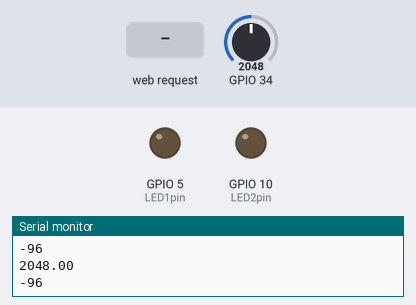
A sketch run on a simulated ESP32-S3. On the bench: output pins drawn as LEDs (lit = HIGH), the last lines printed to the serial monitor. The test bench sets the inputs (shaded band); at power-on: GPIO 34 = 2048.

Above: at 1.3 s.
1.4 s: HTTP request GET /led1on received
At 2.8 s:
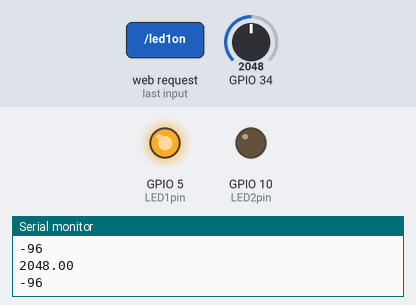
3.1 s: HTTP request GET /led2on received
At 4.1 s:
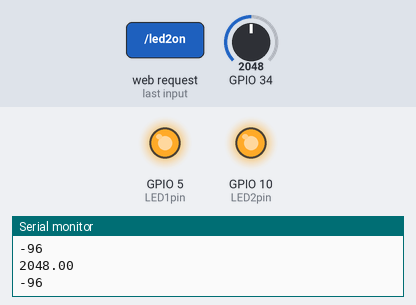
4.6 s: HTTP request GET /led1off received
At 5.4 s:
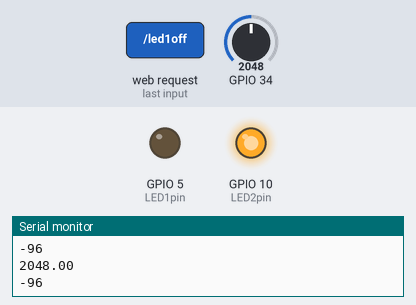
6.1 s: HTTP request GET /led2off received
At 6.6 s:
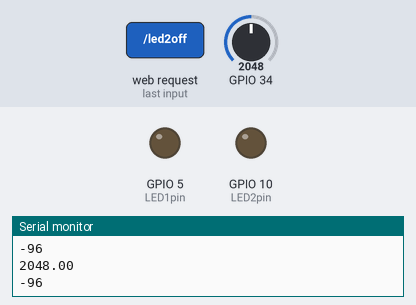
Timing chart, 0 to 8.6 s (numbered marks = the images above; inputs shaded):
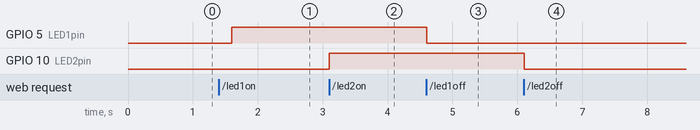

The sketch:

main.ino
```cpp
#include <WiFi.h>
#include <WebServer.h>

/* Put your SSID & Password */
const char* ssid = "water";  // Enter SSID here
const char* password = "12345678";  //Enter Password here

/* Put IP Address details */
IPAddress local_ip(192, 168, 1, 1);
IPAddress gateway(192, 168, 1, 1);
IPAddress subnet(255, 255, 255, 0);

WebServer server(80);

uint8_t LED1pin = 5;
bool LED1status = LOW;

uint8_t LED2pin = 10;
bool LED2status = LOW;
float soilValue = 0.0;
const int AirValue = 3100;   //you need to replace this value with Value_1
const int WaterValue = 4195;  //you need to replace this value with Value_2
int soilmoisturepercent = 0;

void setup() {
  Serial.begin(115200);
  pinMode(LED1pin, OUTPUT);
  pinMode(LED2pin, OUTPUT);

  WiFi.softAP(ssid, password);
  WiFi.softAPConfig(local_ip, gateway, subnet);
  delay(100);

  server.on("/", handle_OnConnect);
  server.on("/led1on", handle_led1on);
  server.on("/led1off", handle_led1off);
  server.on("/led2on", handle_led2on);
  server.on("/led2off", handle_led2off);
  server.onNotFound(handle_NotFound);

  server.begin();
  Serial.println("HTTP server started");
}
void loop() {
  server.handleClient();
  if (LED1status)
  {
    digitalWrite(LED1pin, HIGH);
  }
  else
  {
    digitalWrite(LED1pin, LOW);
  }

  if (LED2status)
  {
    digitalWrite(LED2pin, HIGH);
  }
  else
  {
    digitalWrite(LED2pin, LOW);
  }

  soilValue = analogRead(34);
  Serial.println(soilValue);
  soilmoisturepercent = map(soilValue, AirValue, WaterValue, 0, 100);
  Serial.println(soilmoisturepercent);

  delay(300);
}

void handle_OnConnect() {
  LED1status = LOW;
  LED2status = LOW;
  Serial.println("GPIO4 Status: OFF | GPIO5 Status: OFF");
  server.send(200, "text/html", SendHTML(LED1status, LED2status));
}

void handle_led1on() {
  LED1status = HIGH;
  Serial.println("GPIO4 Status: ON");
  server.send(200, "text/html", SendHTML(true, LED2status));
}

void handle_led1off() {
  LED1status = LOW;
  Serial.println("GPIO4 Status: OFF");
  server.send(200, "text/html", SendHTML(false, LED2status));
}

void handle_led2on() {
  LED2status = HIGH;
  Serial.println("GPIO5 Status: ON");
  server.send(200, "text/html", SendHTML(LED1status, true));
}

void handle_led2off() {
  LED2status = LOW;
  Serial.println("GPIO5 Status: OFF");
  server.send(200, "text/html", SendHTML(LED1status, false));
}

void handle_NotFound() {
  server.send(404, "text/plain", "Not found");
}

String SendHTML(uint8_t led1stat, uint8_t led2stat) {
  String ptr = "<!DOCTYPE html> <html>\n";
  ptr += "<head><meta name=\"viewport\" content=\"width=device-width, initial-scale=1.0, user-scalable=no\">\n";
  ptr += "<title>LED Control</title>\n";
  ptr += "<style>html { font-family: Helvetica; display: inline-block; margin: 0px auto; text-align: center;}\n";
  ptr += "body{margin-top: 50px;} h1 {color: #444444;margin: 50px auto 30px;} h3 {color: #444444;margin-bottom: 50px;}\n";
  ptr += ".button {display: block;width: 80px;background-color: #3498db;border: none;color: white;padding: 13px 30px;text-decoration: none;font-size: 25px;margin: 0px auto 35px;cursor: pointer;border-radius: 4px;}\n";
  ptr += ".button-on {background-color: #3498db;}\n";
  ptr += ".button-on:active {background-color: #2980b9;}\n";
  ptr += ".button-off {background-color: #34495e;}\n";
  ptr += ".button-off:active {background-color: #2c3e50;}\n";
  ptr += "p {font-size: 14px;color: #888;margin-bottom: 10px;}\n";
  ptr += "</style>\n";
  ptr += "</head>\n";
  ptr += "<body>\n";
  ptr += "<h1>ESP32 Web Server</h1>\n";
  ptr += "<h3>Soil humidity: " + String(soilmoisturepercent) + "% " + "Analog: " + String(soilValue) + "</h3>\n";

  if (led1stat)
  {
    ptr += "<p>Pump1 Status: ON</p><a class=\"button button-off\" href=\"/led1off\">OFF</a>\n";
  }
  else
  {
    ptr += "<p>Pump1 Status: OFF</p><a class=\"button button-on\" href=\"/led1on\">ON</a>\n";
  }

  if (led2stat)
  {
    ptr += "<p>LED2 Status: ON</p><a class=\"button button-off\" href=\"/led2off\">OFF</a>\n";
  }
  else
  {
    ptr += "<p>LED2 Status: OFF</p><a class=\"button button-on\" href=\"/led2on\">ON</a>\n";
  }

  ptr += "</body>\n";
  ptr += "</html>\n";
  return ptr;
}
```

Measured:
- after the input at 1.4 s, GPIO 5 (LED1pin): LOW → HIGH after 0.20 s
- after the input at 3.1 s, GPIO 10 (LED2pin): LOW → HIGH at once
- after the input at 4.6 s, GPIO 5 (LED1pin): HIGH → LOW at once
- after the input at 6.1 s, GPIO 10 (LED2pin): HIGH → LOW at once
